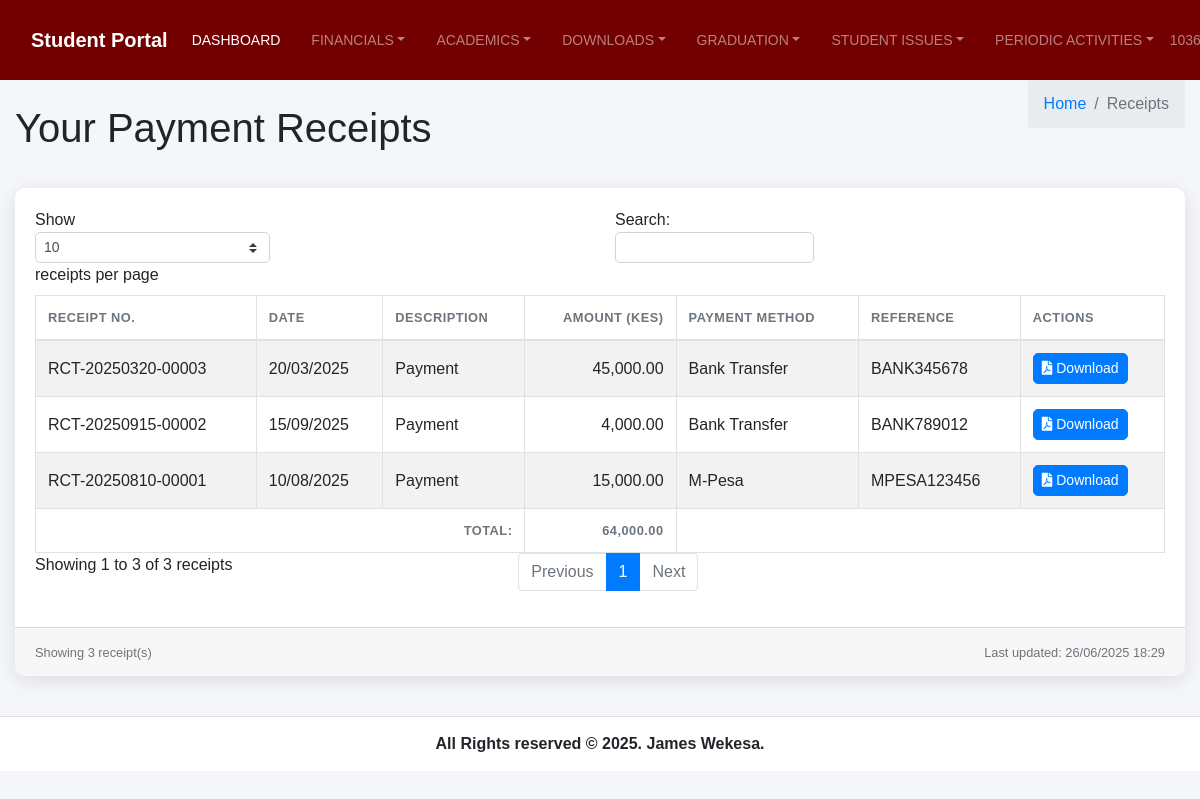
The page /Receipts.php (signed in) on the database its author committed.
### tables this page shows
CREATE TABLE `payments` (
  `id` int(11) NOT NULL,
  `fee_id` int(11) NOT NULL,
  `amount` decimal(10,2) NOT NULL,
  `payment_date` date NOT NULL,
  `payment_method` varchar(50) NOT NULL,
  `reference_number` varchar(50) DEFAULT NULL,
  `receipt_number` varchar(50) DEFAULT NULL,
  `confirmed_by` int(11) DEFAULT NULL,
  `notes` text DEFAULT NULL,
  `created_at` timestamp NOT NULL DEFAULT current_timestamp()
);

### classes/Database.php (called while the page is built, shortened)
<?php
class Database
{
    private $host = DB_HOST;
    private $user = DB_USER;
    private $pass = DB_PASS;
    private $dbname = DB_NAME;
    private $dbh;
    private $stmt;
    public function __construct()
    {
        $dsn = 'mysql:host=' . $this->host . ';dbname=' . $this->dbname;
        $options = array(
            PDO::ATTR_PERSISTENT => true,
            PDO::ATTR_ERRMODE => PDO::ERRMODE_EXCEPTION
        );
        try {
            $this->dbh = new PDO($dsn, $this->user, $this->pass, $options);
        } catch (PDOException $e) {
            $this->error = $e->getMessage();
            echo $this->error;
        }
    }
    public function query($sql)
    {
        $this->stmt = $this->dbh->prepare($sql);
    }
    public function bind($param, $value, $type = null)
    {
        if (is_null($type)) {
            switch (true) {
                case is_int($value):
                    $type = PDO::PARAM_INT;
                    break;
            }
        }
        $this->stmt->bindValue($param, $value, $type);
    }
    public function execute()
    {
        return $this->stmt->execute();
    }
    public function resultSet()
    {
        $this->execute();
        return $this->stmt->fetchAll(PDO::FETCH_OBJ);
    }
    public function single()
    {
        $this->execute();
        return $this->stmt->fetch(PDO::FETCH_OBJ);
    }
}

### classes/Student.php (called while the page is built, shortened)
<?php
class Student
{
    private $db;
    public function __construct()
    {
        $this->db = new Database();
    }
    public function getStudentByUserId($user_id)
    {
        $this->db->query('SELECT * FROM students WHERE user_id = :user_id');
        $this->db->bind(':user_id', $user_id);
        return $this->db->single();
    }
    public function getStudentPayments($student_id, $limit = null)
    {
        $sql = 'SELECT
                    p.id,
                    p.amount,
                    p.payment_date,
                    p.payment_method,
                    COALESCE(p.reference_number, "N/A") as reference_number,
                    COALESCE(p.receipt_number, "N/A") as receipt_number,
                    p.confirmed_by,
                    p.notes,
                    f.description as fee_description,
                    f.id as fee_id
                FROM payments p
                JOIN fees f ON p.fee_id = f.id
                WHERE f.student_id = :student_id
                ORDER BY p.payment_date DESC';
        $this->db->query($sql);
        $this->db->bind(':student_id', $student_id);
        $results = $this->db->resultSet();
        return array_map(function ($payment) {
            return (object) [
                'id' => $payment->id ?? null,
                'amount' => $payment->amount ?? 0,
                'payment_date' => $payment->payment_date ?? null,
                'payment_method' => $payment->payment_method ?? 'Unknown',
                'reference_number' => $payment->reference_number ?? 'N/A',
                'receipt_number' => $payment->receipt_number ?? 'N/A',
                'confirmed_by' => $payment->confirmed_by ?? null,
                'notes' => $payment->notes ?? '',
                'fee_description' => $payment->fee_description ?? '',
                'fee_id' => $payment->fee_id ?? null
            ];
        }, $results ?: []);
    }
}

### Receipts.php (the view, shortened to what this page needs)
<?php
$student = new Student();
$student_profile = $student->getStudentByUserId($_SESSION['user_id'] ?? 0);
$receipts = $student->getStudentPayments($student_profile->id);
$page_css = 'dashboard.css';
include 'includes/header.php';
include 'includes/navbar.php';
?>
<div class="content-wrapper">
    <section class="content-header">
        <div class="container-fluid">
            <div class="row mb-2">
                <div class="col-sm-6"><br>
                    <h1>Your Payment Receipts</h1>
                </div>
                <div class="col-sm-6">
                    <ol class="breadcrumb float-sm-right">
                        <li class="breadcrumb-item"><a href="dashboard.php">Home</a></li>
                        <li class="breadcrumb-item active">Receipts</li>
                    </ol>
                </div>
            </div>
        </div>
    </section>
    <section class="content">
        <div class="container-fluid">
            <div class="row">
                <div class="col-12">
                    <div class="card">
                        <div class="card-body">
                            <?php if (empty($receipts)): ?>
                                <div class="alert alert-info">
                                    <h5><i class="icon fas fa-info"></i> No Receipts Found!</h5>
                                    You don't have any payment receipts yet. Receipts will appear here after payments are
                                    processed.
                                </div>
                            <?php else: ?>
                                <div class="table-responsive">
                                    <table id="receiptsTable" class="table table-bordered table-striped">
                                        <thead>
                                            <tr>
                                                <th>Receipt No.</th>
                                                <th>Date</th>
                                                <th>Description</th>
                                                <th class="text-right">Amount (KES)</th>
                                                <th>Payment Method</th>
                                                <th>Reference</th>
                                                <th>Actions</th>
                                            </tr>
                                        </thead>
                                        <tbody>
                                            <?php foreach ($receipts as $receipt): ?>
                                                <tr>
                                                    <td><?= htmlspecialchars($receipt->receipt_number) ?></td>
                                                    <td><?= date('d/m/Y', strtotime($receipt->payment_date)) ?></td>
                                                    <td><?= htmlspecialchars($receipt->description ?? 'Payment') ?></td>
                                                    <td class="text-right"><?= number_format($receipt->amount, 2) ?></td>
                                                    <td><?= htmlspecialchars($receipt->payment_method) ?></td>
                                                    <td><?= htmlspecialchars($receipt->reference_number) ?></td>
                                                    <td>
                                                        <a href="?generate_pdf=<?= $receipt->id ?>"
                                                            class="btn btn-sm btn-primary" title="Download Receipt">
                                                            <i class="fas fa-file-pdf"></i> Download
                                                        </a>
                                                    </td>
                                                </tr>
                                            <?php endforeach; ?>
                                        </tbody>
                                        <tfoot>
                                            <tr>
                                                <th colspan="3" class="text-right">Total:</th>
                                                <th class="text-right">
                                                    <?= number_format(array_sum(array_column($receipts, 'amount')), 2) ?>
                                                </th>
                                                <th colspan="3"></th>
                                            </tr>
                                        </tfoot>
                                    </table>
                                </div>
                            <?php endif; ?>
                        </div>
                        <div class="card-footer">
                            <div class="row">
                                <div class="col-md-6">
                                    <small class="text-muted">Showing <?= count($receipts) ?> receipt(s)</small>
                                </div>
                                <div class="col-md-6 text-right">
                                    <small class="text-muted">Last updated: <?= date('d/m/Y H:i') ?></small>
                                </div>
                            </div>
                        </div>
                    </div>
                </div>
            </div>
        </div>
    </section>
</div>
<?php include 'includes/footer.php'; ?>

### includes/header.php (shortened to what this page needs)
<!DOCTYPE html>
<html lang="en">
<head>
    <link rel="stylesheet" href="https://stackpath.bootstrapcdn.com/bootstrap/4.5.2/css/bootstrap.min.css">
    <link rel="stylesheet" href="https://cdnjs.cloudflare.com/ajax/libs/font-awesome/5.15.1/css/all.min.css">
    <link rel="stylesheet" href="https://code.ionicframework.com/ionicons/2.0.1/css/ionicons.min.css">
    <link rel="stylesheet" href="<?php echo SITE_URL; ?>/assets/css/style.css">
    <?php if (isset($page_css)): ?>
        <link rel="stylesheet" href="<?php echo SITE_URL; ?>/assets/css/<?php echo $page_css; ?>">
    <?php endif; ?>
</head>
<body class="hold-transition skin-blue layout-top-nav"></body>

### includes/navbar.php (shortened to what this page needs)
<header class="main-header">
    <nav class="navbar navbar-expand-md navbar-dark" style="background-color: #730000;">
        <div class="container">
            <a href="dashboard.php" class="navbar-brand"><b>Student Portal</b></a>
            <div class="collapse navbar-collapse" id="navbarCollapse">
                <ul class="navbar-nav mr-auto">
                    <li class="nav-item active">
                        <a href="dashboard.php" class="nav-link">Dashboard</a>
                    </li>
                    <li class="nav-item dropdown">
                        <a class="nav-link dropdown-toggle" href="#" id="financialsDropdown"
                            data-toggle="dropdown">Financials</a>
                    </li>
                    <li class="nav-item dropdown">
                        <a class="nav-link dropdown-toggle" href="#" id="academicsDropdown"
                            data-toggle="dropdown">Academics</a>
                    </li>
                    <li class="nav-item dropdown">
                        <a class="nav-link dropdown-toggle" href="#" id="downloadsDropdown"
                            data-toggle="dropdown">Downloads</a>
                    </li>
                    <li class="nav-item dropdown">
                        <a class="nav-link dropdown-toggle" href="#" id="graduationDropdown"
                            data-toggle="dropdown">Graduation</a>
                    </li>
                    <li class="nav-item dropdown">
                        <a class="nav-link dropdown-toggle" href="#" id="issuesDropdown" data-toggle="dropdown">Student
                            Issues</a>
                    </li>
                    <li class="nav-item dropdown">
                        <a class="nav-link dropdown-toggle" href="#" id="activitiesDropdown"
                            data-toggle="dropdown">Periodic Activities</a>
                    </li>
                </ul>
                <ul class="navbar-nav ml-auto">
                    <li class="nav-item dropdown">
                        <a class="nav-link dropdown-toggle" href="#" id="userDropdown" data-toggle="dropdown">
                            <span><?= htmlspecialchars($_SESSION['username'] ?? 'User'); ?></span>
                        </a>
                    </li>
                </ul>
            </div>
        </div>
    </nav>
</header>

### includes/footer.php (shortened to what this page needs)
<footer class="main-footer">
    <div class="container">
        <center>
            <strong>All Rights reserved © 2025. James Wekesa.</strong>
        </center>
    </div>
</footer>
</body>
</html>

### assets/css/style.css (style rules this page uses)
body { font-family: 'Source Sans Pro', sans-serif; background-color: #f4f6f9; }
.container { max-width: 1200px; margin: 0 auto; }
.navbar { margin-bottom: 0; border: none; }
.navbar { height: 80px; }
.card { border-radius: 10px; box-shadow: 0 4px 8px rgba(0, 0, 0, 0.1); border: none; }
.btn { border-radius: 5px; }
.table-responsive { border-radius: 10px; overflow: hidden; }
.table { margin-bottom: 0; }
.table th, .table td { vertical-align: middle; }
.main-footer { background-color: #fff; border-top: 1px solid #ddd; padding: 15px; margin-top: 20px; }

### assets/css/dashboard.css (style rules this page uses)
.content { padding: 20px 0; }
.main-header { position: relative; z-index: 1030; }
.navbar { margin-bottom: 0; border: none; min-height: 70px; background-color: #730000; border-radius: 0; }
.navbar-nav { margin: 0; float: left; }
.navbar-nav>li { float: left; }
.navbar-nav>li>a { padding: 25px 15px; color: #fff; font-weight: 500; text-transform: uppercase; font-size: 14px; transition: all 0.3s; }
.navbar-nav>.nav-item { margin-right: 15px; }
.navbar-nav>.nav-item:last-child { margin-right: 0; }
.navbar-collapse { transition: all 0.3s ease; }
html, body { overflow-x: hidden; }
.card { border: none; border-radius: 10px; box-shadow: 0 4px 20px rgba(0, 0, 0, 0.1); overflow: hidden; }
.table th { font-weight: 600; text-transform: uppercase; font-size: 0.8rem; letter-spacing: 0.5px; color: #6c757d; }
.table td { vertical-align: middle; }

### rows shown on the page
payments: receipt_number "RCT-20250915-00002", payment_date "15/09/2025", description "Payment", amount "4,000.00", payment_method "Bank Transfer", reference_number "BANK789012"
payments: receipt_number "RCT-20250810-00001", payment_date "10/08/2025", description "Payment", amount "15,000.00", payment_method "M-Pesa", reference_number "MPESA123456"
payments: receipt_number "RCT-20250320-00003", payment_date "20/03/2025", description "Payment", amount "45,000.00", payment_method "Bank Transfer", reference_number "BANK345678"

### other values the page prints
array_sum(array_column($receipts, 'amount')) "64,000.00"
count($receipts) "3"
